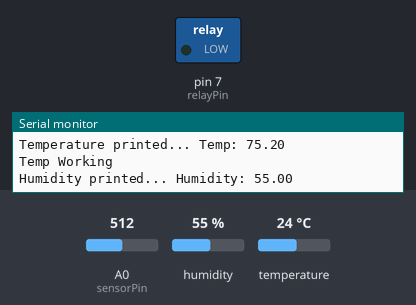
This sketch was run on a simulated Arduino Uno, built with avr-gcc and run on an emulated ATmega328P. Parts: switched loads named in the sketch (green lamp = pin HIGH), the last lines printed to the serial monitor. Inputs (shaded band) come from the test bench; at power-on: A0 (sensorPin) = 512, humidity 55 %, temperature 24 °C. Storage starts empty.

Above: at 1.9 s.
2.0 s: A0 (sensorPin) set to 290
At 3.0 s:
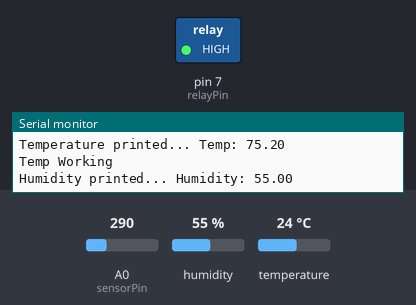
Timing chart, 0 to 5.4 s (numbered marks = the images above; inputs shaded):
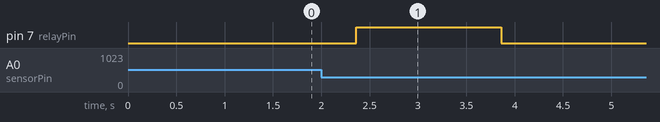

Measured:
- after the input at 2.0 s, pin 7 (relayPin): LOW → HIGH after 0.36 s, → LOW 1.5 s later

The sketch:

ArduinoMainFile.ino
```cpp
#include <SD.h>
#include <SPI.h>
#include <TimeLib.h>
#include "DHT.h"
#define DHTPIN 2
#define DHTTYPE DHT22

const int sensorPin = A0; // Pin where the sensor is connected
const int relayPin = 7; // Pin where the relay is connected
const int threshold = 300; // Threshold for turning on the pump
bool watered = false;
bool started = false;

File moistureFile;
File tempFile;
File humidFile;

DHT dht(DHTPIN, DHTTYPE);

void setup() {
  Serial.begin(9600); // Start serial communication
  pinMode(relayPin, OUTPUT); // Set the relay pin as an output
  SD.begin(13, 10);
  dht.begin();
  // Initialize the SD card

  if(SD.exists("MOISTURE.txt")){
    SD.remove("MOISTURE.txt");
  }
  if(SD.exists("TEMP.TXT")){
    SD.remove("TEMP.TXT");
  }
  if(SD.exists("HUMIDITY.TXT")){
    SD.remove("HUMIDITY.TXT");
  }
  Serial.println("SD card initialization done.");
  // Initialize Moisture Level Document //


}

void loop() {
  int sensorValue = analogRead(sensorPin); // Read the sensor value
  // Sensor readings may also be up to 2 seconds 'old' (its a very slow sensor)
  float h = dht.readHumidity();
  // Read temperature as Celsius (the default)
  float t = dht.readTemperature();
  // Read temperature as Fahrenheit (isFahrenheit = true)
  float f = dht.readTemperature(true);
  // Check if any reads failed and exit early (to try again).
  Serial.println(sensorValue);
  if (isnan(h) || isnan(t) || isnan(f)) {
    Serial.println(F("Failed to read from DHT sensor!"));
    return;
  }


// write to moisture file

  moistureFile = SD.open("MOISTURE.txt", FILE_WRITE);
  if (moistureFile) {
    Serial.println("Moisture Working");
    if(!started){
      //print mosture data outlines
      moistureFile.println("var jsonfile = {");
      moistureFile.println("   \"jsonarray\": [");
      // started = true;
    }

    // Write the timestamp and the sensor value to the moisture file
    moistureFile.println(" {");
    moistureFile.print("   \"Time\": ");
    moistureFile.print(millis() / 1000.0);
    moistureFile.println(",");
    moistureFile.print("   \"Moisture\": ");
    moistureFile.println(sensorValue);
    moistureFile.println(" },");
    moistureFile.close();

    Serial.print("Moisture printed... ");
    Serial.print("Moisture: ");
    Serial.println(sensorValue);
  } else {
    Serial.println("Error opening data file");
  }

  tempFile = SD.open("TEMP.txt", FILE_WRITE);
  if (tempFile) {
    Serial.println("Temp Working");
    if(!started){
      //print temp data outlines
      tempFile.println("var jsonfile = {");
      tempFile.println("   \"jsonarray\": [");

      // started = true;
    }

    // Write the timestamp and temperature value to the temp file
    tempFile.println(" {");
    tempFile.print("   \"Time\": ");
    tempFile.print(millis() / 1000.0);
    tempFile.println(",");
    tempFile.print("   \"Temperature\": ");
    tempFile.println(f);
    tempFile.println(" },");
    tempFile.close();


    Serial.print("Temperature printed... ");
    Serial.print("Temp: ");
    Serial.println(f);
  } else {
    Serial.println("Error opening data file");
  }

  humidFile = SD.open("HUMIDITY.txt", FILE_WRITE);
  if (humidFile) {
    Serial.println("Temp Working");
    if(!started){
      //print temp data outlines
      humidFile.println("var jsonfile = {");
      humidFile.println("   \"jsonarray\": [");

      started = true;
    }

    // Write the timestamp and temperature value to the temp file
    humidFile.println(" {");
    humidFile.print("   \"Time\": ");
    humidFile.print(millis() / 1000.0);
    humidFile.println(",");
    humidFile.print("   \"Humidity\": ");
    humidFile.println(h);
    humidFile.println(" },");
    humidFile.close();


    Serial.print("Humidity printed... ");
    Serial.print("Humidity: ");
    Serial.println(h);
  } else {
    Serial.println("Error opening data file");
  }

  // Check if the soil is dry and hasn't been watered recently
  if (sensorValue < threshold && !watered && sensorValue > 80) {
    digitalWrite(relayPin, HIGH); // Turn on the relay if the soil is dry
    watered = true;
    delay(1500);
    digitalWrite(relayPin, LOW);
  }

  // Check if the soil is wet again
  if (sensorValue > threshold){
    watered = false;
  }

  delay(1000); // Wait 2 seconds before reading the sensor again
}
```
